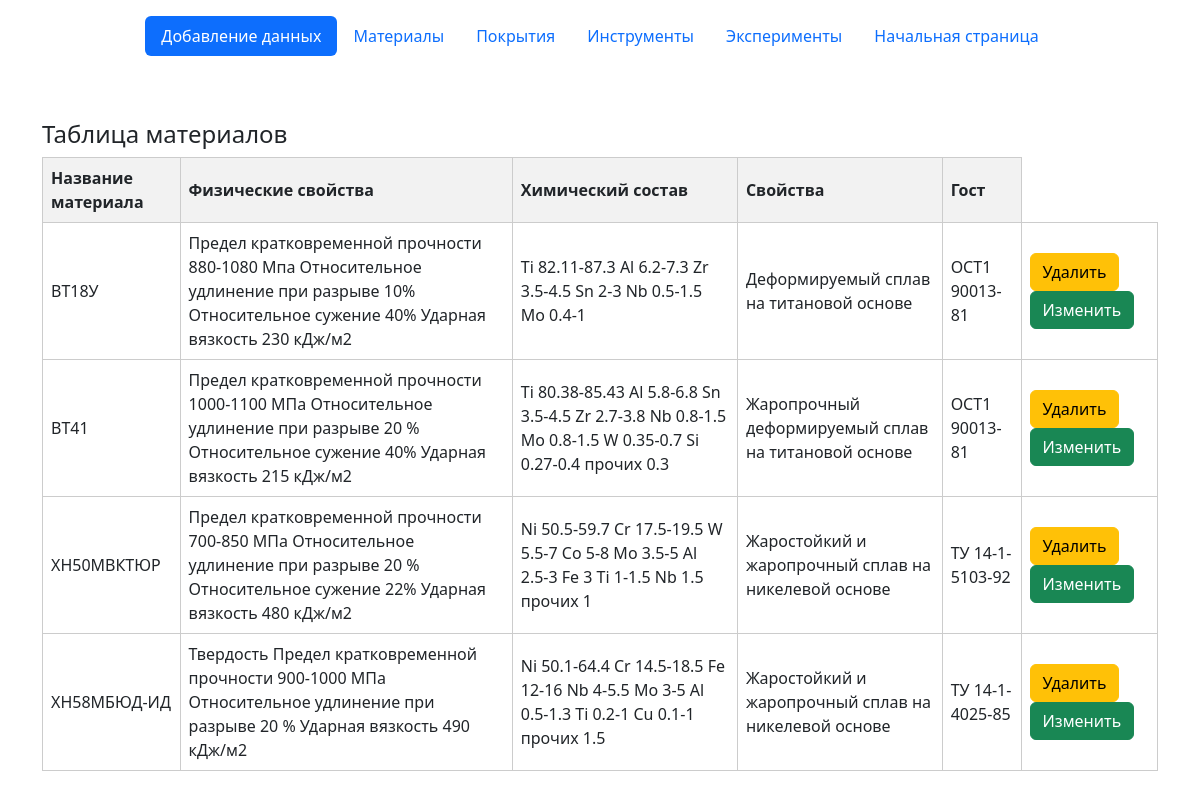
Page /materials on the earlier database version.
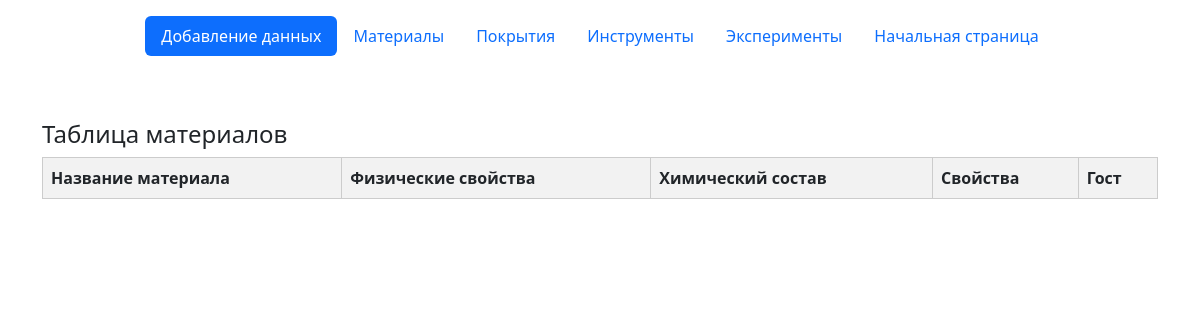
Same page on the later database version.
### my_app/models.py (models this page shows, shortened)
class Material(db.Model):
    id = db.Column(db.Integer, primary_key=True)
    Name = db.Column(sa.String(64), index=True, unique=True)
    PropPhysics = db.Column(sa.String(64))
    Structure = db.Column(sa.Text)
    Properties = db.Column(sa.String(120))
    Gost = db.Column(sa.String(64))
    experiment = so.relationship('Experiments', back_populates='mat_info')
    recommendation = so.relationship('RecommendedSpeed', back_populates='mat_info')

### my_app/routes.py (the view)
@app.route('/materials')
def materials_table():
    materials = Material.query.order_by(Material.Name).all()
    return render_template('materials.html', materials=materials)

### my_app/templates/materials.html (shortened to what this page needs)
{% extends 'base.html' %}
{% block tittle %}
<div class="container mt-5">
    <h1> Таблица материалов </h1>
    <table class="materials-table">
        <thead>
            <tr>
                <th>Название материала</th>
                <th>Физические свойства</th>
                <th>Химический состав</th>
                <th>Свойства</th>
                <th>Гост</th>
            </tr>
        </thead>
        <tbody>
            {% for i in materials %}
            <tr>
                <td>{{ i.Name }}</td>
                <td>{{ i.PropPhysics }}</td>
                <td>{{ i.Structure }}</td>
                <td>{{ i.Properties }} </td>
                <td>{{ i.Gost }} </td>
                <td><a href="/materials/{{i.id}}/delete"  class="btn btn-warning">Удалить</a>
                <a href="/materials/{{i.id}}/update"  class="btn btn-success">Изменить</a>
                </td>
            </tr>
            {% endfor %}
        </tbody>
    </table>
</div>
{% endblock %}

Differences in the rows shown:
removed Material: Name "ВТ18У", PropPhysics "Предел кратковременной прочности 880-1080 Мпа Относительное удлинение при разрыве 10% Относительное сужение 40% Ударная вязкость 230 кДж/м2", Structure "Ti 82.11-87.3 Al 6.2-7.3 Zr 3.5-4.5 Sn 2-3 Nb 0.5-1.5 Mo 0.4-1", Properties "Деформируемый сплав на титановой основе", Gost "ОСТ1 90013-81"
removed Material: Name "ВТ41", PropPhysics "Предел кратковременной прочности 1000-1100 МПа Относительное удлинение при разрыве 20 % Относительное сужение 40% Ударная вязкость 215 кДж/м2", Structure "Ti 80.38-85.43 Al 5.8-6.8 Sn 3.5-4.5 Zr 2.7-3.8 Nb 0.8-1.5 Mo 0.8-1.5 W 0.35-0.7 Si 0.27-0.4 прочих 0.3", Properties "Жаропрочный деформируемый сплав на титановой основе", Gost "ОСТ1 90013-81"
removed Material: Name "ХН50МВКТЮР", PropPhysics "Предел кратковременной прочности 700-850 МПа Относительное удлинение при разрыве 20 % Относительное сужение 22% Ударная вязкость 480 кДж/м2", Structure "Ni 50.5-59.7 Cr 17.5-19.5 W 5.5-7 Co 5-8 Mo 3.5-5 Al 2.5-3 Fe 3 Ti 1-1.5 Nb 1.5 прочих 1", Properties "Жаростойкий и жаропрочный сплав на никелевой основе", Gost "ТУ 14-1-5103-92"
removed Material: Name "ХН58МБЮД-ИД", PropPhysics "Твердость Предел кратковременной прочности 900-1000 МПа Относительное удлинение при разрыве 20 % Ударная вязкость 490 кДж/м2", Structure "Ni 50.1-64.4 Cr 14.5-18.5 Fe 12-16 Nb 4-5.5 Mo 3-5 Al 0.5-1.3 Ti 0.2-1 Cu 0.1-1 прочих 1.5", Properties "Жаростойкий и жаропрочный сплав на никелевой основе", Gost "ТУ 14-1-4025-85"
